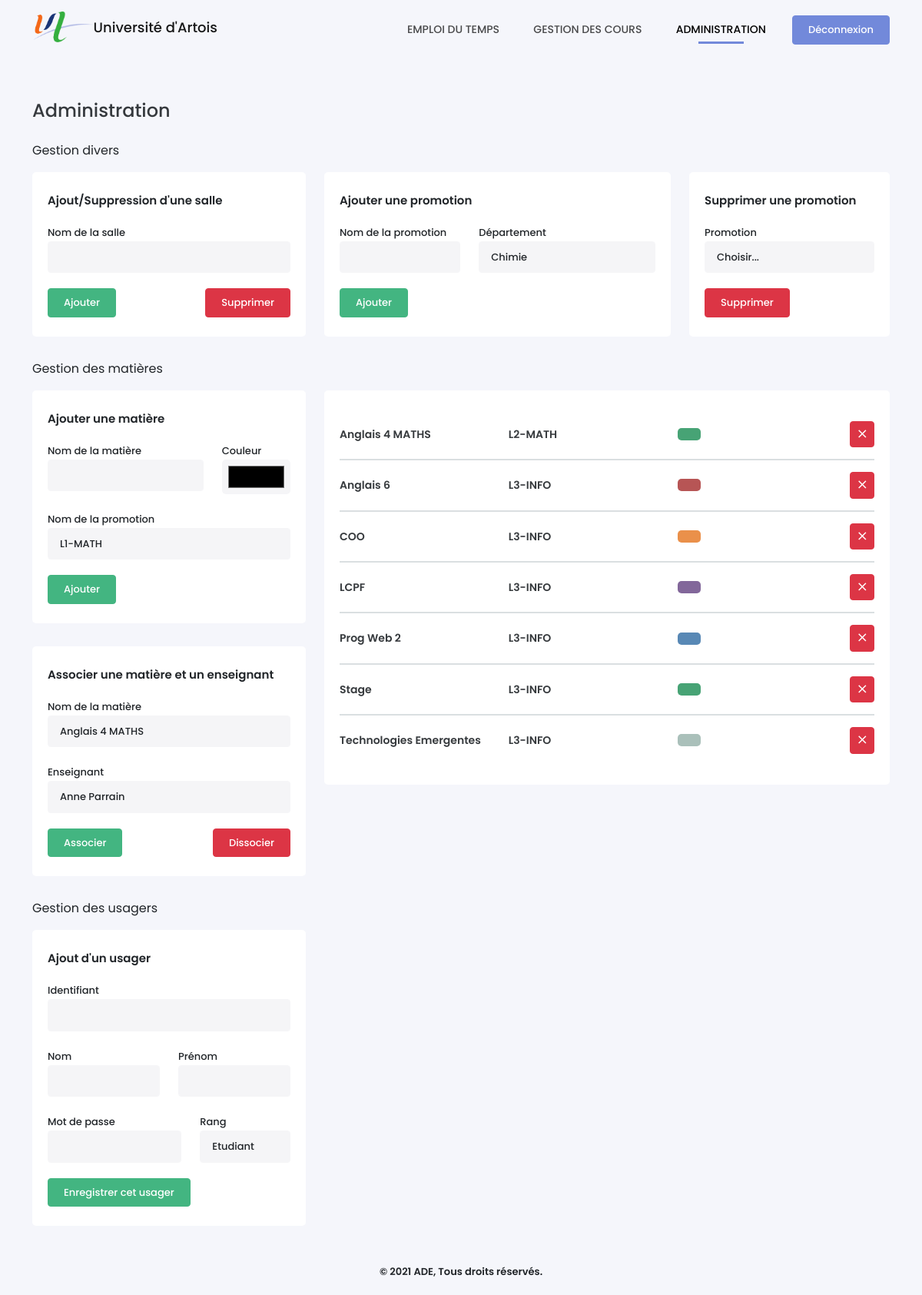
The page /admin.php (signed in) on the database its author committed.
### tables this page shows
CREATE TABLE Matieres (
    MatiereID INTEGER PRIMARY KEY AUTOINCREMENT,
    NomMatiere VARCHAR(25) NOT NULL,
    CouleurMatiere VARCHAR(10) NOT NULL,
    PromotionID INTEGER NOT NULL,
    CONSTRAINT matiere_promo_fk FOREIGN KEY (PromotionID) REFERENCES Promotions(PromotionID) ON DELETE CASCADE
);

CREATE TABLE Promotions (
    PromotionID INTEGER  PRIMARY KEY AUTOINCREMENT,
    NomPromotion VARCHAR(25) NOT NULL,
    DepartementID INTEGER NOT NULL,
    CONSTRAINT departement_fk FOREIGN KEY (DepartementID) REFERENCES Departements(DepartementID) ON DELETE CASCADE
);

### admin.php (the view, shortened to what this page needs)
<?php
require_once('./src/Planning/FormUser.php');
?>
<!DOCTYPE html>
<html lang="fr-FR">
<head>
    <link type="text/css" rel="stylesheet" href="./assets/css/icons.min.css">
    <link type="text/css" rel="stylesheet" href="./assets/css/bootstrap.min.css">
    <link type="text/css" rel="stylesheet" href="./assets/css/style.css">
</head>
<body>
    <?php require_once('./views/header.php') ?>
    <div class="container">
        <h4>Administration</h4>
        <p>Gestion divers</p>
        <div class="row">
            <div class="col-md-4">
                <div class="box-content">
                    <div class="content-title">Ajout/Suppression d'une salle</div>
                    <form method="POST" id="form_room">
                        <div class="form-group" id="room">
                            <label for="room">Nom de la salle</label>
                            <input type="text" name="room" class="form-control">
                        </div>
                        <input type="submit" name="add_room" value="Ajouter" class="btn btn-success">
                        <input type="submit" name="delete_room" value="Supprimer" class="btn btn-danger" style="float:right">
                    </form>
                </div>
            </div>
            <div class="col-md-5">
                <div class="box-content">
                    <div class="content-title">Ajouter une promotion</div>
                    <form method="POST" id="form_addPromo">
                        <div class="row">
                            <div class="form-group col-md-5" id="name_promo">
                                <label for="name_promo">Nom de la promotion</label>
                                <input type="text" name="name_promo" class="form-control">
                            </div>
                            <div class="form-group col-md-7">
                                <label for="depid">Département</label>
                                <select name="depid" class="form-control">
                                    <?php
                                    $sDeps = $bdd->query('SELECT * FROM Departements ORDER BY NomDepartement');
                                    while($aDep = $sDeps->fetch()) {
                                        echo '<option value="'.$aDep['DepartementID'].'">'.$aDep['NomDepartement'].'</option>';
                                    } ?>
                                </select>
                            </div>
                        </div>
                        <input type="submit" name="add_promo" value="Ajouter" class="btn btn-success">
                    </form>
                </div>
            </div>
            <div class="col-md-3">
                <div class="box-content">
                    <div class="content-title">Supprimer une promotion</div>
                    <form method="POST" id="form_removePromo">
                        <div class="form-group">
                            <label for="promo">Promotion</label>
                            <select name="promo" class="form-control">
                                <option value="0">Choisir...</option>
                            </select>
                        </div>
                        <input type="submit" name="remove_promo" value="Supprimer" class="btn btn-danger">
                    </form>
                </div>
            </div>
        </div>
        <p>Gestion des matières</p>
        <div class="row">
            <div class="col-md-4">
                <div class="box-content">
                    <div class="content-title">Ajouter une matière</div>
                    <form method="POST" id="form_matter">
                        <div class="row">
                            <div class="col-md-8 form-group" id="name_matter">
                                <label for="room">Nom de la matière</label>
                                <input type="text" name="name_matter" class="form-control">
                            </div>
                            <div class="col-md-4 form-group" id="color_matter">
                                <label for="room">Couleur</label>
                                <input type="color" name="color_matter" class="form-control">
                            </div>
                            <div class="col-md-12 form-group">
                                <label for="room">Nom de la promotion </label>
                                <select name="promo" class="form-control">
                                <?php
                                    $sPromo = $bdd->query('SELECT * FROM Promotions '.$option.' ORDER BY PromotionID');
                                    while($aPromo = $sPromo->fetch()) {
                                        echo '<option value="'.$aPromo['PromotionID'].'"'. ((isset($_POST['promotion']) && $_POST['promotion'] == $aPromo['PromotionID']) ? ' selected' : '') .'>'.$aPromo['NomPromotion'].'</option>';
                                    } ?>
                                </select>
                            </div>
                        </div>
                        <input type="submit" name="add_matter" value="Ajouter" class="btn btn-success">
                    </form>
                </div>
                <div class="box-content">
                    <div class="content-title">Associer une matière et un enseignant</div>
                    <form method="POST" id="form_teachMatter">
                        <div class="row">
                            <div class="col-md-12 form-group">
                                <label for="room">Nom de la matière</label>
                                <select name="matiere" class="form-control">
                                    <?php
                                    $option = '';
                                    $sMatieres = $bdd->query('SELECT * FROM Matieres '.$option. ' ORDER BY NomMatiere');
                                    while($aMatieres = $sMatieres->fetch()) {
                                        echo '<option value="'.$aMatieres['MatiereID'].'">'.$aMatieres['NomMatiere'].'</option>';
                                    } ?>
                                </select>
                            </div>
                            <div class="col-md-12 form-group">
                                <label for="room">Enseignant</label>
                                <select name="enseignant" class="form-control">
                                    <?php if($_SESSION['rang'] == 2) {
                                            $sql = 'AND UsagerID = "'.$_SESSION['id'].'"';
                                        } else {
                                            $sql = '';
                                        }
                                        $query = $bdd->query('SELECT * FROM Usagers WHERE RangID = 2 ' . $sql);
                                        while ($row = $query->fetch()){
                                            echo '<option value="' .$row['UsagerID'] .'">' . $row['Prenom'] . ' ' .  $row['Nom'] . '</option>';
                                        }
                                    ?>
                                </select>
                            </div>
                        </div>
                        <input type="submit" name="add_teachMatter" value="Associer" class="btn btn-success">
                        <input type="submit" name="remove_teachMatter" value="Dissocier" class="btn btn-danger" style="float: right">
                    </form>
                </div>
            </div>
            <div class="col-md-8">
                <div class="box-content">
                    <?php
                    $sMatter = $bdd->query('SELECT * FROM Matieres m INNER JOIN Promotions p ON m.PromotionID = p.PromotionID ORDER BY NomMatiere ASC');
                    while($aMatter = $sMatter->fetch()) { ?>
                        <div class="list-items d-flex flex-row align-items-center justify-content-between">
                            <div class="item-info">
                                <p class="nameM"><?= $aMatter['NomMatiere'] ?></p>
                            </div>
                            <div class="item-info">
                                <p class="promoM"><?= $aMatter['NomPromotion'] ?></p>
                            </div>
                            <div class="item-info">
                                <p class="colorM" style="background-color: <?= $aMatter['CouleurMatiere'] ?>"></p>
                            </div>
                            <a href="?removeMatterID=<?= $aMatter['MatiereID'] ?>" class="btn btn-danger"><i class="mdi mdi-close"></i></a>
                        </div>
                    <?php } ?>
                </div>
            </div>
        </div>
        <p>Gestion des usagers</p>
        <div class="row">
            <div class="col-md-4">
                <div class="box-content">
                    <div class="content-title">Ajout d'un usager</div>
                    <form method="POST" id="form_user">
                        <div class="row">
                            <div class="form-group" id="userid">
                                <label for="room">Identifiant</label>
                                <input type="text" name="userid" class="form-control">
                            </div>
                            <div class="col-md-6 form-group" id="lastname">
                                <label for="room">Nom</label>
                                <input type="text" name="lastname" class="form-control">
                            </div>
                            <div class="col-md-6 form-group" id="firstname">
                                <label for="room">Prénom</label>
                                <input type="text" name="firstname" class="form-control">
                            </div>
                            <div class="col-md-7 form-group" id="password">
                                <label for="room">Mot de passe</label>
                                <input type="password" name="password" class="form-control">
                            </div>
                            <div class="col-md-5 form-group">
                                <label for="room">Rang</label>
                                <select name="rank" class="form-control">
                                    <?php
                                    $query = $bdd->query('SELECT * FROM Rangs');
                                    while ($row = $query->fetch()){
                                        echo '<option value="' .$row['RangID'] .'">' . $row['NomRang'].'</option>';
                                    }
                                    ?>
                                </select>
                            </div>
                        </div>
                        <input type="submit" name="add_user" value="Enregistrer cet usager" class="btn btn-success">
                    </form>
                </div>
            </div>
        </div>
    </div>
    <?php require_once('./views/footer.php') ?>
</body>
</html>

### assets/css/style.css (style rules this page uses)
* { box-sizing: border-box; outline: none; -webkit-tap-highlight-color: rgba(0, 0, 0, 0); }
body { font-family: Poppins, sans-serif; background-color: #F5F6FB; margin: 0; padding: 0; }
.container { min-width: 80%; }
.container h4 { opacity: .9; margin-bottom: 25px; }
.btn { font-weight: 500; font-size: 13px; padding: 8px 20px; }
.btn-success { background-color: #43B581; border-color: #43B581; }
.box-content { position: relative; width: 100%; padding: 25px 20px; background-color: #fff; border-radius: 5px; margin-bottom: 30px; }
.box-content::after { content: ''; clear: both; display: table; }
.content-title { font-size: 15px; display: inline-block; position: relative; font-weight: 600; height: 40px; }
.list-items { padding: 15px 0; border-bottom: 2px solid #DADFE1; }
.list-items:last-child { border: 0; }
.item-info { line-height: 1.6; flex: 1; }
.list-items p { font-weight: 600; margin-bottom: 0; opacity: .9; font-size: 14px; }
.list-items > .btn { padding: 3px 6px; font-size: 1.1rem; margin-left: 5px; }
.form-group { margin-bottom: 20px; position: relative; min-height: 60px; }
label { font-size: 13px; font-weight: 500; }
.form-control, .form-control:focus { background-color: #F5F5F7; border-color: #F5F5F7; font-size: 13px; font-weight: 500; padding: 10px 15px; }
.form-group input[type=color] { height: 45px; padding: 8px; border: 0; border-radius: 5px; overflow: hidden; }
.colorM { padding: 8px; width: 30px; border-radius: 5px; }

### rows shown on the page
matieres: NomMatiere "Anglais 4 MATHS", PromotionID.NomPromotion "L2-MATH"
matieres: NomMatiere "Anglais 6", PromotionID.NomPromotion "L3-INFO"
matieres: NomMatiere "COO", PromotionID.NomPromotion "L3-INFO"
matieres: NomMatiere "LCPF", PromotionID.NomPromotion "L3-INFO"
matieres: NomMatiere "Prog Web 2", PromotionID.NomPromotion "L3-INFO"
matieres: NomMatiere "Stage", PromotionID.NomPromotion "L3-INFO"
matieres: NomMatiere "Technologies Emergentes", PromotionID.NomPromotion "L3-INFO"

### other values the page prints
form field depid "Chimie"
form field promo "L1-MATH"
form field matiere "Anglais 4 MATHS"
form field enseignant "Anne Parrain"
form field rank "Etudiant"
